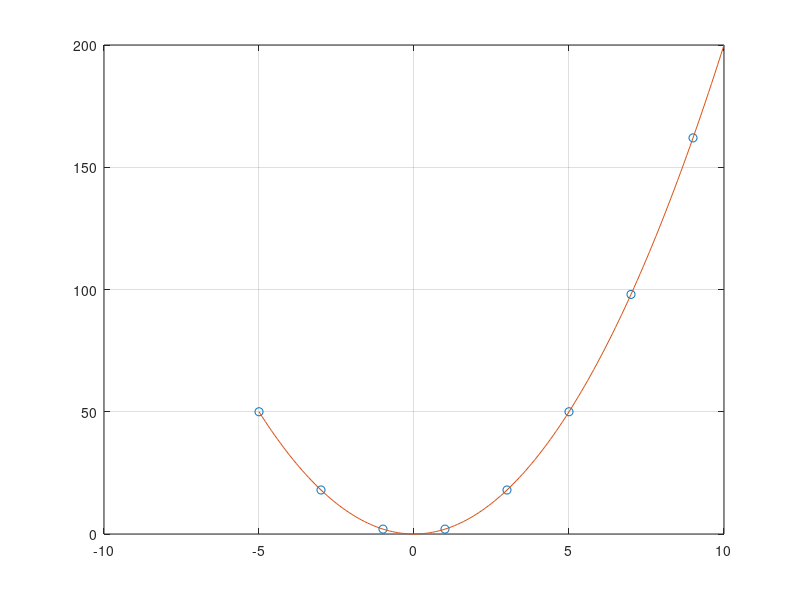

Write the MATLAB code that produced this figure.
clc;clear all;close all;

%% create test dataset
x = [-5:2:10]';
% x = x + randn(1,length(x));
y = 2*x.^2;
plot(x,y,'o');
hold on;
grid on;

%% Gauss-newton
% p(1)*x.^2+p(2)*x+p(3) 모델이 필요 - 모델이 왜 필요해?
p = ones(3,1);

max_iter = 10;

for i = 1:max_iter
    error = y - (p(1)*x.^2+p(2)*x+p(3)); % 에러값이 필요
    j_e(:,1) = -x.^2;
    j_e(:,2) = -x;
    j_e(:,3) = -1; % 자코비안이 필요
    p = p - inv(j_e'*j_e)*j_e'*error;
end
x_a = [-5:0.1:10]';
y_a = p(1)*x_a.^2+p(2)*x_a+p(3);
plot(x_a,y_a);